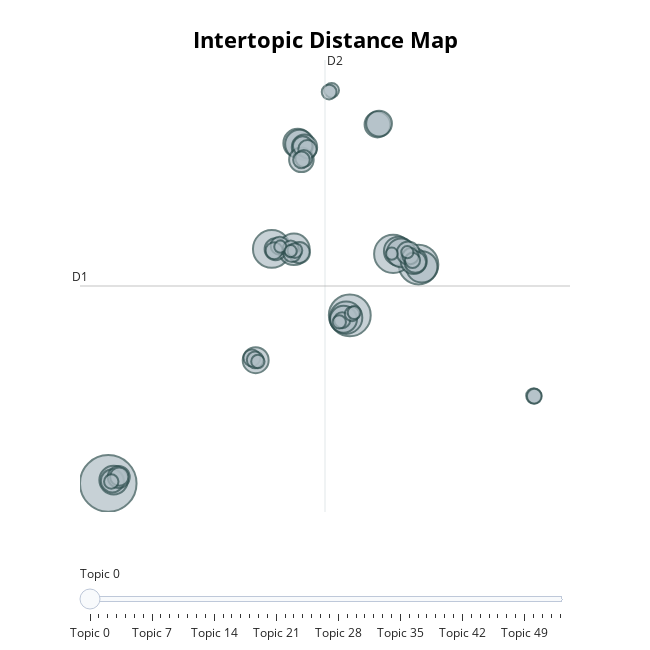

The code cell stored with this chart in its notebook:
### Markdown cell above
### <div style="border: 3px solid #FFFFF; padding: 10px; border-radius: 5px; background-color: #4a44c2;">2. Distance Map</div>

### Code cell
topic_model_fake.visualize_topics()
